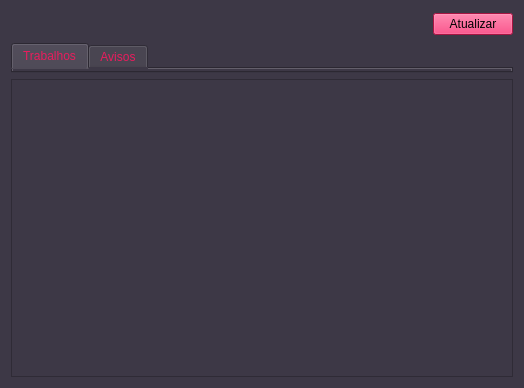
<?xml version="1.0" encoding="UTF-8"?>
<ui version="4.0">
 <class>homeWidget</class>
 <widget class="QWidget" name="homeWidget">
  <property name="geometry">
   <rect>
    <x>0</x>
    <y>0</y>
    <width>524</width>
    <height>388</height>
   </rect>
  </property>
  <property name="windowTitle">
   <string>FIAPanel Home</string>
  </property>
  <property name="windowIcon">
   <iconset>
    <normaloff>../assets/icon.svg</normaloff>../assets/icon.svg</iconset>
  </property>
  <property name="styleSheet">
   <string notr="true">background-color: rgb(61, 56, 70);</string>
  </property>
  <layout class="QVBoxLayout" name="verticalLayout">
   <item>
    <layout class="QHBoxLayout" name="horizontalLayout">
     <item>
      <widget class="QLabel" name="bemVindoLabel">
       <property name="font">
        <font>
         <pointsize>17</pointsize>
        </font>
       </property>
       <property name="styleSheet">
        <string notr="true">color: rgb(255, 255, 255);</string>
       </property>
       <property name="text">
        <string/>
       </property>
       <property name="alignment">
        <set>Qt::AlignCenter</set>
       </property>
      </widget>
     </item>
     <item>
      <widget class="QLabel" name="atualizandoLabel">
       <property name="sizePolicy">
        <sizepolicy hsizetype="Maximum" vsizetype="Preferred">
         <horstretch>0</horstretch>
         <verstretch>0</verstretch>
        </sizepolicy>
       </property>
       <property name="styleSheet">
        <string notr="true">color: rgb(255, 255, 255);</string>
       </property>
       <property name="text">
        <string/>
       </property>
      </widget>
     </item>
     <item>
      <widget class="QPushButton" name="atualizarBtn">
       <property name="sizePolicy">
        <sizepolicy hsizetype="Maximum" vsizetype="Fixed">
         <horstretch>0</horstretch>
         <verstretch>0</verstretch>
        </sizepolicy>
       </property>
       <property name="styleSheet">
        <string notr="true">background-color: rgb(233, 28, 93);</string>
       </property>
       <property name="text">
        <string>Atualizar</string>
       </property>
       <property name="icon">
        <iconset>
         <normaloff>../assets/atualizar.png</normaloff>../assets/atualizar.png</iconset>
       </property>
      </widget>
     </item>
    </layout>
   </item>
   <item>
    <widget class="QTabWidget" name="tabWidget">
     <property name="sizePolicy">
      <sizepolicy hsizetype="Expanding" vsizetype="Maximum">
       <horstretch>0</horstretch>
       <verstretch>0</verstretch>
      </sizepolicy>
     </property>
     <property name="styleSheet">
      <string notr="true">color: rgb(233, 28, 93);</string>
     </property>
     <property name="currentIndex">
      <number>0</number>
     </property>
     <widget class="QWidget" name="trabalhosTab">
      <attribute name="title">
       <string>Trabalhos</string>
      </attribute>
     </widget>
     <widget class="QWidget" name="avisosTab">
      <attribute name="title">
       <string>Avisos</string>
      </attribute>
     </widget>
    </widget>
   </item>
   <item>
    <widget class="QTableView" name="tableView">
     <property name="styleSheet">
      <string notr="true">color: rgb(233, 28, 93);
background-color: rgb(61, 56, 70);
selection-background-color: rgb(233, 28, 93);</string>
     </property>
     <property name="editTriggers">
      <set>QAbstractItemView::NoEditTriggers</set>
     </property>
     <property name="alternatingRowColors">
      <bool>true</bool>
     </property>
     <property name="selectionMode">
      <enum>QAbstractItemView::SingleSelection</enum>
     </property>
     <property name="selectionBehavior">
      <enum>QAbstractItemView::SelectRows</enum>
     </property>
     <attribute name="horizontalHeaderVisible">
      <bool>false</bool>
     </attribute>
    </widget>
   </item>
  </layout>
 </widget>
 <resources/>
 <connections>
  <connection>
   <sender>tableView</sender>
   <signal>doubleClicked(QModelIndex)</signal>
   <receiver>homeWidget</receiver>
   <slot>onTableViewDoubleClicked(QModelIndex)</slot>
   <hints>
    <hint type="sourcelabel">
     <x>188</x>
     <y>153</y>
    </hint>
    <hint type="destinationlabel">
     <x>377</x>
     <y>535</y>
    </hint>
   </hints>
  </connection>
  <connection>
   <sender>atualizarBtn</sender>
   <signal>clicked()</signal>
   <receiver>homeWidget</receiver>
   <slot>atualizar()</slot>
   <hints>
    <hint type="sourcelabel">
     <x>491</x>
     <y>35</y>
    </hint>
    <hint type="destinationlabel">
     <x>429</x>
     <y>4</y>
    </hint>
   </hints>
  </connection>
  <connection>
   <sender>tabWidget</sender>
   <signal>currentChanged(int)</signal>
   <receiver>homeWidget</receiver>
   <slot>setUpTableView()</slot>
   <hints>
    <hint type="sourcelabel">
     <x>87</x>
     <y>64</y>
    </hint>
    <hint type="destinationlabel">
     <x>183</x>
     <y>44</y>
    </hint>
   </hints>
  </connection>
 </connections>
 <slots>
  <slot>onTableViewDoubleClicked(QModelIndex)</slot>
  <slot>atualizar()</slot>
  <slot>setUpTableView()</slot>
 </slots>
</ui>
